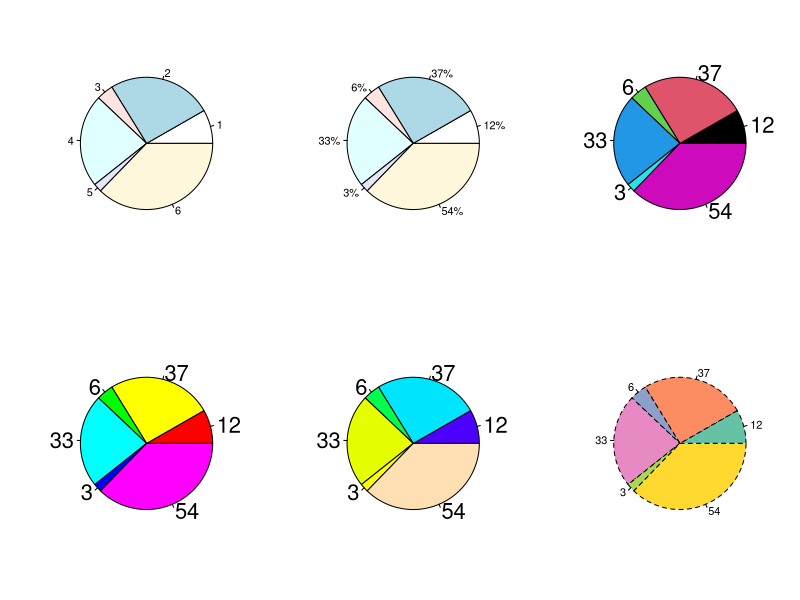

Write R code to recreate this figure.
# Gráficos de Pastel: -----------------------------------------------------
library(RColorBrewer)


main <- function(){
    datos <- c(12, 37, 6, 33, 3, 54)

    par(mfrow = c(2, 3))

    pie(datos)
    pie(datos, labels = paste0(datos, '%'))
    pie(datos, labels = datos, col = 1:6, cex = 2)
    pie(datos, labels = datos, col = rainbow(6), cex = 2)
    pie(datos, labels = datos, col = topo.colors(6), cex = 2)

    color <- brewer.pal(length(datos), 'Set2')
    pie(datos, labels = datos, col = color, lty = 2)
}


main()
